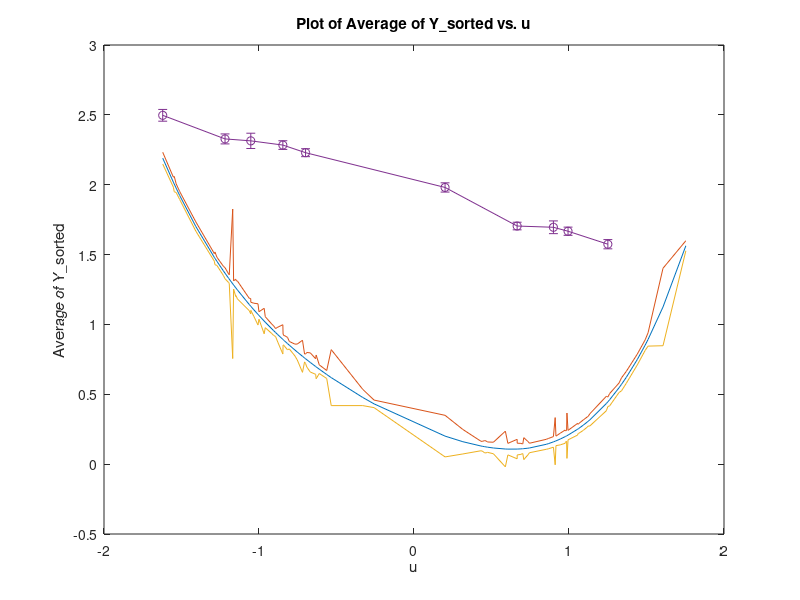

Reproduce this figure in MATLAB.
clc
clear

% Define your parameters
theta = [0.3, -0.5, 0.5, 0.2, 0.4];
u_mean = 1;
u_variance = 0.12;

% Initialize a matrix to store all the Y values
Y_all = zeros(100, 100);


    % Generate half of u values from N(u_mean, u_variance)
    half_size = 100/2;
    u_half1 = u_mean + sqrt(u_variance) * randn(half_size, 1);

    % Generate half of u values from N(-u_mean, u_variance)
    u_half2 = -u_mean + sqrt(u_variance) * randn(half_size, 1);
    u = [u_half1; u_half2];

    % Generate X matrix
    X = [ones(100,1), u, u.^2/2, u.^3/3, u.^4/4];

for i = 1:100
    % Generate noise N(mu, sigma)
    mu = zeros(100, 1);
    sigma =  ones(100, 1);
    N = mu + sigma .* randn(100, 1);

    % Calculate Y
    Y = X * theta' + N;
    
    % Store Y in the matrix
    Y_all(:, i) = Y;
end

% Perform LS estimation
theta_hat_LS = inv(X' * X) * X' * Y_all;

 % Calculate Y_hat
 Y_hat = X * theta_hat_LS;

% Sort X
[~, idx] = sort(X(:, 2)); % Sorting according to the second column (u)
X_sorted = X(idx, :);
 
% Sort Y according to the indexes of sorted X
Y_sorted = Y_hat(idx, :);
 
% Calculate the average of each column of Y_sorted
Y_avg = mean(Y_sorted, 2); % Take the mean along the rows (each column)
 
% Calculate the variance along columns (variance of each row)
variance_along_columns = var(Y_hat, 0, 2);

% Plot the average of Y_sorted with respect to u
figure;
plot(u(idx, :), Y_avg, '-');
xlabel('u');
ylabel('Average of Y\_sorted');
title('Plot of Average of Y\_sorted vs. u');
hold on
plot(u(idx, :), Y_avg + variance_along_columns , '-');
plot(u(idx, :), Y_avg - variance_along_columns , '-');
%scatter(u(idx, :),Y_sorted)
errorbar(u(idx(1:10:end), :), Y_sorted(1:10), variance_along_columns(1:10), 'o-');
